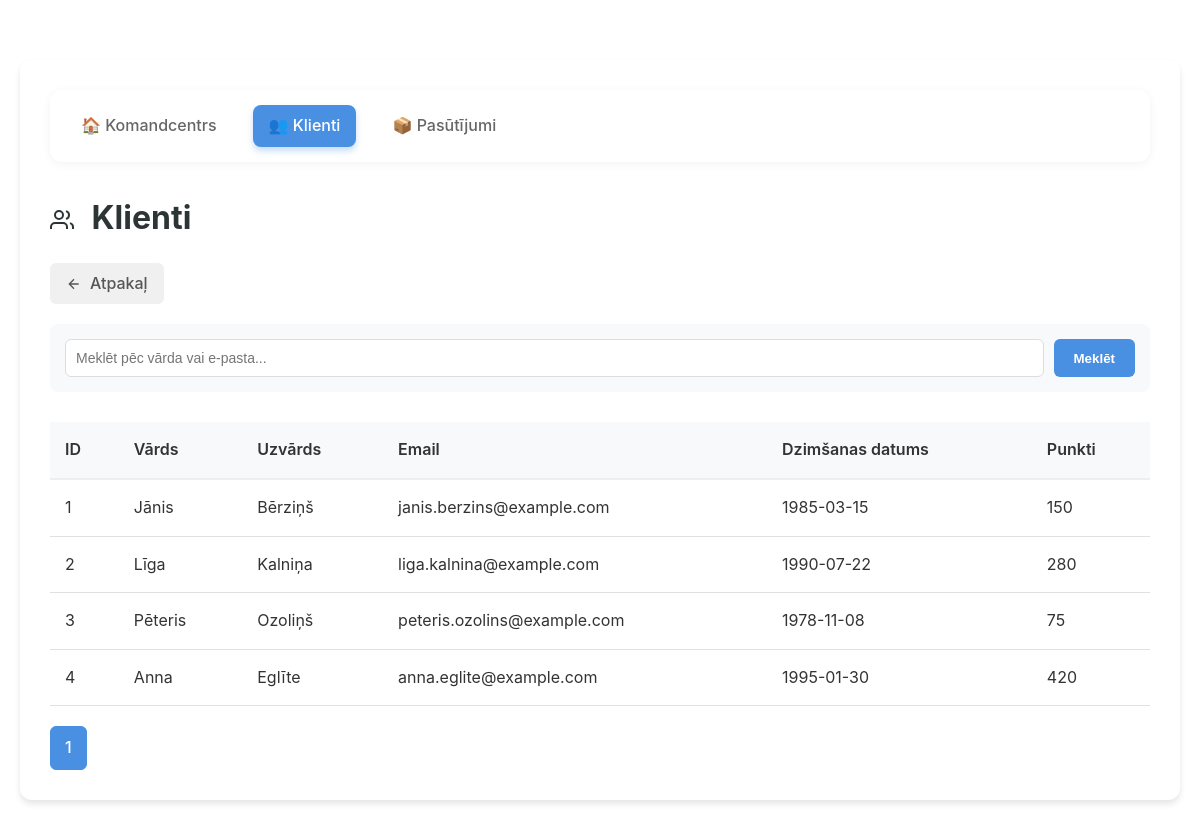
Page /customers on the committed database.
### tables this page shows
CREATE TABLE `customers` (
  `id` int NOT NULL AUTO_INCREMENT,
  `first_name` varchar(100) NOT NULL,
  `last_name` varchar(100) NOT NULL,
  `email` varchar(255) NOT NULL,
  `birth_date` date DEFAULT NULL,
  `points` int DEFAULT '0',
  PRIMARY KEY (`id`),
  UNIQUE KEY `email` (`email`)
);

### src/Controllers/CustomerController.php (called while the page is built, shortened)
<?php
class CustomerController
{
    private $customerModel;
    public function __construct()
    {
        $this->customerModel = new Customer();
    }
    public function index()
    {
        $limit = 10;
        $page = isset($_GET['page']) ? (int)$_GET['page'] : 1;
        $offset = ($page - 1) * $limit;
        $search = $_GET['search'] ?? null;
        $customers = $this->customerModel->getPaginated($limit, $offset, $search);
        $totalCustomers = $this->customerModel->count($search);
        $totalPages = ceil($totalCustomers / $limit);
        require dirname(__DIR__, 2) . '/views/customers.php';
    }
}

### src/DB/DB.php (called while the page is built, shortened)
<?php
class DB
{
    private static $pdo = null;
    public static function connect()
    {
        if (self::$pdo === null) {
            $host = $_ENV['DB_HOST'];
            $db = $_ENV['DB_NAME'];
            $user = $_ENV['DB_USER'];
            $pass = $_ENV['DB_PASS'];
            $charset = $_ENV['DB_CHARSET'];
            $dsn = "mysql:host=$host;dbname=$db;charset=$charset";
            $options = [
                PDO::ATTR_ERRMODE            => PDO::ERRMODE_EXCEPTION,
                PDO::ATTR_DEFAULT_FETCH_MODE => PDO::FETCH_ASSOC,
                PDO::ATTR_EMULATE_PREPARES   => false,
            ];
            try {
                self::$pdo = new PDO($dsn, $user, $pass, $options);
            } catch (PDOException $e) {
                throw new PDOException($e->getMessage(), (int)$e->getCode());
            }
        }
        return self::$pdo;
    }
}

### src/Core/Model.php (called while the page is built, shortened)
<?php
abstract class Model
{
    public function __construct()
    {
        $this->db = DB::connect();
    }
}

### src/Models/Customer.php (called while the page is built, shortened)
<?php
class Customer extends Model
{
    public function getPaginated($limit, $offset, $search = null)
    {
        $sql = "SELECT * FROM customers";
        $params = [];
        $sql .= " LIMIT ? OFFSET ?";
        $params[] = (int)$limit;
        $params[] = (int)$offset;
        $stmt = $this->db->prepare($sql);
        $stmt->execute($params);
        return $stmt->fetchAll();
    }
    public function count($search = null)
    {
        $sql = "SELECT COUNT(*) FROM customers";
        $params = [];
        $stmt = $this->db->prepare($sql);
        $stmt->execute($params);
        return (int)$stmt->fetchColumn();
    }
}

### views/customers.php (the view, shortened to what this page needs)
<?php include 'layout/header.php'; ?>
<h1>
    Klienti
</h1>
<a href='/' class="back-link">
    <svg width="16" height="16" viewBox="0 0 24 24" fill="none" stroke="currentColor" stroke-width="2" style="vertical-align: middle;">
        <path d="M19 12H5M12 19l-7-7 7-7"></path>
    </svg>
    Atpakaļ
</a>
<form method="GET" action="/customers">
    <input type="text" name="search" value="<?= htmlspecialchars($_GET['search'] ?? '') ?>" placeholder="Meklēt pēc vārda vai e-pasta...">
    <button type="submit">Meklēt</button>
</form>
<table>
    <tr>
        <th>ID</th>
        <th>Vārds</th>
        <th>Uzvārds</th>
        <th>Email</th>
        <th>Dzimšanas datums</th>
        <th>Punkti</th>
    </tr>
    <?php foreach ($customers as $customer): ?>
        <tr>
            <td><?= htmlspecialchars($customer['id']) ?></td>
            <td><?= htmlspecialchars($customer['first_name']) ?></td>
            <td><?= htmlspecialchars($customer['last_name']) ?></td>
            <td><?= htmlspecialchars($customer['email']) ?></td>
            <td><?= htmlspecialchars($customer['birth_date']) ?></td>
            <td><?= htmlspecialchars($customer['points']) ?></td>
        </tr>
    <?php endforeach; ?>
</table>
<div class="pagination">
    <?php for ($i = 1; $i <= $totalPages; $i++): ?>
        <a href="?page=<?= $i ?>&search=<?= urlencode($_GET['search'] ?? '') ?>"
           class="<?= $i == $page ? 'active' : '' ?>">
            <?= $i ?>
        </a>
    <?php endfor; ?>
</div>
<?php include 'layout/footer.php'; ?>

### public/css/base.css (style rules this page uses)
:root { --bg-color: #f4f7f6; --text-color: #333; --primary-color: #4a90e2; --secondary-color: #50e3c2; --table-header-bg: #fff; --table-border: #e0e0e0; --accent-color: #ff6b6b; --card-shadow: 0 4px 6px rgba(0,0,0,0.1); }
body { font-family: 'Inter', -apple-system, BlinkMacSystemFont, "Segoe UI", Roboto, sans-serif; background-color: var(--bg-color); color: var(--text-color); line-height: 1.6; margin: 0; padding: 20px; }
h1 { color: #2d3436; margin-bottom: 20px; }
form { display: flex; gap: 10px; margin-bottom: 30px; background: #f8f9fa; padding: 15px; border-radius: 8px; }
input[type="text"] { flex-grow: 1; padding: 10px; border: 1px solid #ddd; border-radius: 6px; font-size: 14px; }
button { padding: 10px 20px; background: var(--primary-color); color: white; border: none; border-radius: 6px; cursor: pointer; font-weight: 600; }
table { width: 100%; border-collapse: separate; border-spacing: 0; margin-top: 10px; }
th { background: #f8f9fa; padding: 15px; border-bottom: 2px solid #eee; text-align: left; font-weight: 600; }
td { padding: 15px; border-bottom: 1px solid var(--table-border); }
.pagination { display: flex; gap: 5px; margin-top: 20px; }
.pagination a { padding: 8px 14px; border: 1px solid #ddd; border-radius: 6px; text-decoration: none; color: var(--primary-color); font-weight: 500; }
.pagination a.active { background: var(--primary-color); color: white; border-color: var(--primary-color); }
.back-link { display: inline-flex; align-items: center; gap: 8px; margin-bottom: 20px; padding: 8px 16px; background: #f0f0f0; color: #555; text-decoration: none; border-radius: 6px; font-weight: 500; transition: background 0.2s; }

### public/css/theme-light.css (style rules this page uses)
:root { --bg-color: #ffffff; --text-color: #333333; }

### rows in the picture
customers: id "1", first_name "Jānis", last_name "Bērziņš", email "janis.berzins@example.com", birth_date "1985-03-15", points "150"
customers: id "2", first_name "Līga", last_name "Kalniņa", email "liga.kalnina@example.com", birth_date "1990-07-22", points "280"
customers: id "3", first_name "Pēteris", last_name "Ozoliņš", email "peteris.ozolins@example.com", birth_date "1978-11-08", points "75"
customers: id "4", first_name "Anna", last_name "Eglīte", email "anna.eglite@example.com", birth_date "1995-01-30", points "420"
